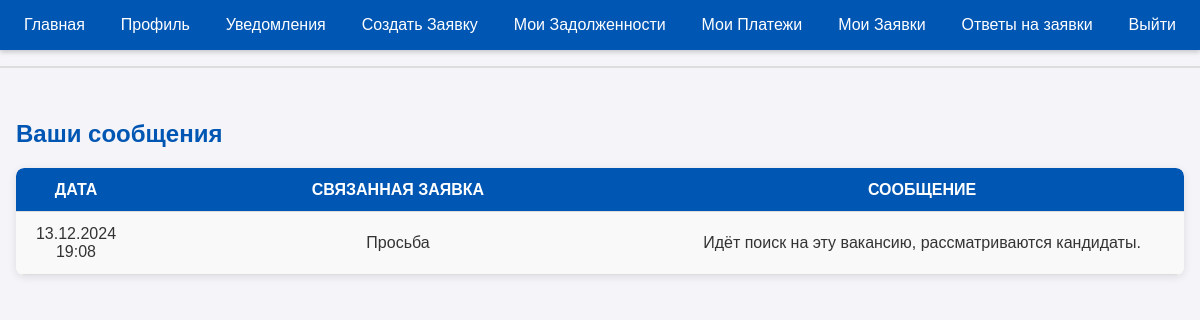
/my-messages/ (signed in), run on the app's committed database.
### main/models.py (models this page shows, shortened)
class Message(models.Model):
    user = models.ForeignKey(CustomUser, on_delete=models.CASCADE)
    request = models.ForeignKey('Request', on_delete=models.CASCADE, null=True, blank=True)
    text = models.TextField()
    created_at = models.DateTimeField(auto_now_add=True)

class Request(models.Model):
    STATUS_CHOICES = [
        ('new', 'Новая'),
        ('in_progress', 'В процессе'),
        ('completed', 'Завершена'),
    ]
    user = models.ForeignKey(CustomUser, on_delete=models.CASCADE)
    title = models.CharField(max_length=200)
    description = models.TextField()
    status = models.CharField(max_length=20, choices=STATUS_CHOICES, default='new')
    created_at = models.DateTimeField(auto_now_add=True)
    updated_at = models.DateTimeField(auto_now=True)

### main/views.py (the view)
# urls.py: path('my-messages/', views.my_messages, name='my_messages'),
def my_messages(request):
    messages = Message.objects.filter(user=request.user).order_by('-created_at')
    return render(request, 'main/my_messages.html', {'messages': messages})

### main/templates/main/my_messages.html (shortened to what this page needs)
{% extends 'main/base.html' %}
{% block content %}
<h2>Ваши сообщения</h2>
<div class="table-container">
    <table class="styled-table messages-table">
        <colgroup>
            <col style="width: 120px;">
            <col>
            <col>
        </colgroup>
        <thead>
            <tr>
                <th>Дата</th>
                <th>Связанная заявка</th>
                <th>Сообщение</th>
            </tr>
        </thead>
        <tbody>
            {% for message in messages %}
            <tr class="{% if message.request and message.request.get_status_display == 'Новая' %}new-request{% elif message.request and message.request.get_status_display == 'В процессе' %}in-progress{% elif message.request and message.request.get_status_display == 'Завершена' %}completed-request{% endif %}">
                <td class="date-cell">{{ message.created_at|date:"d.m.Y H:i" }}</td>
                <td class="request-cell">
                    {% if message.request %}
                        {{ message.request.title }}
                    {% else %}
                        <span class="no-request">Нет</span>
                    {% endif %}
                </td>
                <td class="message-cell">{{ message.text }}</td>
            </tr>
            {% empty %}
            <tr>
                <td colspan="3" class="no-data">Сообщений пока нет.</td>
            </tr>
            {% endfor %}
        </tbody>
    </table>
</div>
{% endblock %}

### main/static/main/css/styles.css (style rules this page uses)
body { background: red; font-family: Arial, sans-serif; margin: 0; padding: 0; background-color: #f4f4f9; color: #333; }
h2, h3, h4 { color: #0056b3; }
.table-container { margin: 1rem 0; overflow-x: auto; box-shadow: 0 2px 8px rgba(0, 0, 0, 0.1); border-radius: 8px; }
.styled-table { width: 100%; border-collapse: collapse; font-size: 16px; text-align: left; background-color: white; border-radius: 8px; overflow: hidden; }
.styled-table thead tr { background-color: #0056b3; color: white; text-transform: uppercase; font-weight: bold; }
.styled-table th, .styled-table td { padding: 1rem; border-bottom: 1px solid #ddd; }
.styled-table th { text-align: center; }
.styled-table tbody tr:nth-of-type(odd) { background-color: #f9f9f9; }
.new-request { background-color: #E3F2FD; }
.styled-table td, .styled-table th { padding: 0.8rem; text-align: center; }

### main/templates/main/my_messages.html (style rules this page uses)
.messages-table { width: 100%; table-layout: fixed; }
.date-cell { width: 120px; }
.request-cell, .message-cell { width: calc((100% - 120px)/2); }

### data on the page
Message: created_at "13.12.2024 19:08", request "Просьба", text "Идёт поиск на эту вакансию, рассматриваются кандидаты."
